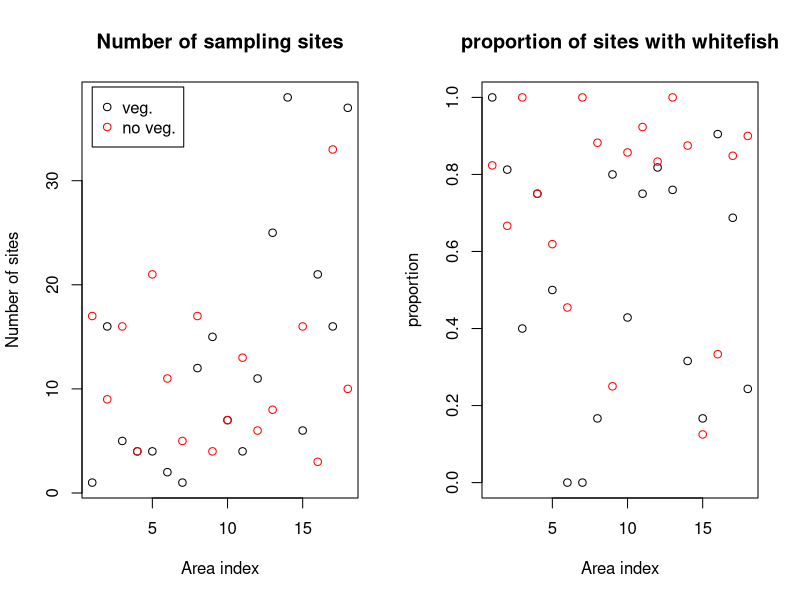

The R source for this figure:
## ---- chunk 1
knitr::opts_chunk$set(echo = TRUE)
## ---- chunk 2
# Read the data
data = read.csv("white_fishes_data.csv")
# Form a data table for sites without bottom vegetation
y.noveg = table(data$AREANAME[data$BOTTOMCOV==0], data$WHIBIN[data$BOTTOMCOV==0])
colnames(y.noveg) <- c("y=0","y=1")
N.noveg = rowSums(y.noveg)
# Form a data table for sites with bottom vegetation
y.veg = table(data$AREANAME[data$BOTTOMCOV==1], data$WHIBIN[data$BOTTOMCOV==1])
colnames(y.veg) <- c("y=0","y=1")
N.veg = rowSums(y.veg)

par(mfrow=c(1,2))
plot(N.veg, main="Number of sampling sites", xlab="Area index", ylab="Number of sites")
points(N.noveg, col="red")
legend(1, 39, c("veg.","no veg."),col=c("black","red"), pch=1, cex=1, box.lty=1)
plot(y.veg[,2]/N.veg, main="proportion of sites with whitefish", xlab="Area index", ylab="proportion")
points(y.noveg[,2]/N.noveg, col="red")
print(y.veg)
## ---- chunk 3
N.veg
